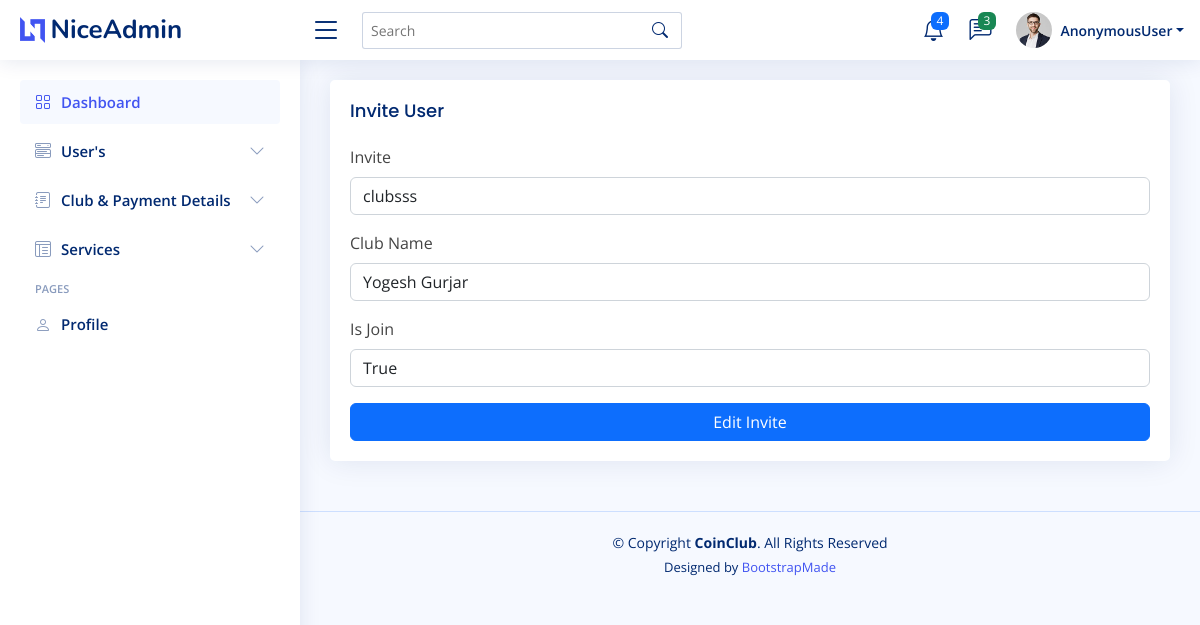
/homepage/editinvite/1/, run on the app's committed database.
### api/models.py (models this page shows)
class invite_user(models.Model):
    clubname=models.ForeignKey(club, on_delete=models.CASCADE, related_name='nameclub')
    inviteto=models.ForeignKey(user_registration, on_delete=models.CASCADE, related_name='inviteuser')
    is_join=models.BooleanField(default=False)

class club(models.Model):
    clubname=models.CharField(max_length=50, unique=True)
    clubimage=models.FileField(upload_to='club/',default='club/none/no-img.jpg')
    clubamount=models.CharField(max_length=25)
    clubmembers=models.CharField(max_length=25)
    clubcontribution=models.CharField(max_length=20)
    startdate=models.DateField(null=True)
    starttime=models.TimeField(null=True)
    duration=models.CharField(max_length=20,null=True)
    is_completed=models.BooleanField(default=False)
    def __str__(self):
        return self.clubname

class user_registration(models.Model):
    full_name=models.CharField(max_length=50)
    mobileno=models.CharField(max_length=50, unique=True)
    city=models.CharField(max_length=50)
    password=models.CharField(max_length=50)
    gender=models.CharField(max_length=50)
    occupation=models.CharField(max_length=50)
    motive=models.CharField(max_length=100)
    income=models.CharField(max_length=50)
    wallet_amount= models.CharField(max_length=50,default='0')
    monthlycontribution=models.CharField(max_length=50)
    profileimg=models.ImageField(blank=True,null=True,upload_to='user/')
    email=models.CharField(max_length=50)
    alternateno=models.CharField(max_length=50,blank=True)
    token = models.CharField(max_length=300)
    create_at=models.DateField(auto_now_add=True)
    def __str__(self):
        return self.full_name#, self.id

### adminapp/views.py (the view)
# urls.py: path('editinvite/<int:id>/', views.UpdateInvite, name="update_inv"),
def UpdateInvite(request, id):
    if request.method == 'POST':
        clubname = request.POST['clubname']
        inviteto = request.POST['inviteto']
        is_join = request.POST['is_join']
        uplead = invite_user.objects.filter(id=id)
        uplead.update(clubname_id=clubname,inviteto_id=inviteto,is_join=is_join)
        messages.success(request, "Invite updated successfully")
        return redirect(request.META.get('HTTP_REFERER', 'redirect_if_referer_not_found'))
    else:
        getInvite = invite_user.objects.get(id=id)
        getUser = user_registration.objects.all()
        getClub = club.objects.all()
        return render(request, "editinviteto.html", {'invite':getInvite,'user':getUser, 'club':getClub})

### templates/editinviteto.html (shortened to what this page needs)
{% extends 'index.html' %}
{% load static %}
{% block content %}
  <main id="main" class="main">
    <section class="section">
      <div class="row">
        <div class="col-lg-12">
          <div class="card">
            <div class="card-body">
              <h5 class="card-title">Invite User</h5>
              <form class="row g-3" method="post" enctype="multipart/form-data">
                <div class="col-12">
                  <label for="inputNanme4" class="form-label">Invite</label>
                  <select name="clubname" id="inputAddress" class="form-control">
                    <option value="{{ invite.id}}">{{invite.clubname}}</option>
                  </select>
                </div>
                <div class="col-12">
                  <label for="inputNanme4" class="form-label">Club Name</label>
                  <select name="inviteto" id="inputAddress" class="form-control">
                    <option value="{{ invite.id}}">{{invite.inviteto}}</option>
                  </select>
                </div>
                <div class="col-12">
                  <label for="inputAddress" class="form-label">Is Join</label>
                  <select name="is_join" id="inputAddress" class="form-control">
                    <option value="{{invite.is_join}}">{{invite.is_join}}</option>
                  </select>
                </div>
                <div class="text-center">
                  <button type="submit" class="btn btn-primary col-md-12">Edit Invite</button>
                </div>
              </form>
            </div>
          </div>
        </div>
      </div>
    </section>
  </main>
  {% endblock content %}

### static/assets/css/style.css (style rules this page uses)
:root { scroll-behavior: smooth; }
body { font-family: "Open Sans", sans-serif; background: #f6f9ff; color: #444444; }
h1, h2, h3, h4, h5, h6 { font-family: "Nunito", sans-serif; }
#main { margin-top: 60px; padding: 20px 30px; transition: all 0.3s; }
.card { margin-bottom: 30px; border: none; border-radius: 5px; box-shadow: 0px 0 30px rgba(1, 41, 112, 0.1); }
.card-title { padding: 20px 0 15px 0; font-size: 18px; font-weight: 500; color: #012970; font-family: "Poppins", sans-serif; }
.card-body { padding: 0 20px 20px 20px; }
@media (min-width: 1200px) { #main, #footer { margin-left: 300px; } }

### data on the page
invite_user: clubname "clubsss", inviteto "Yogesh Gurjar", is_join "True"

### other printed values
{{ request.user }} "AnonymousUser"
